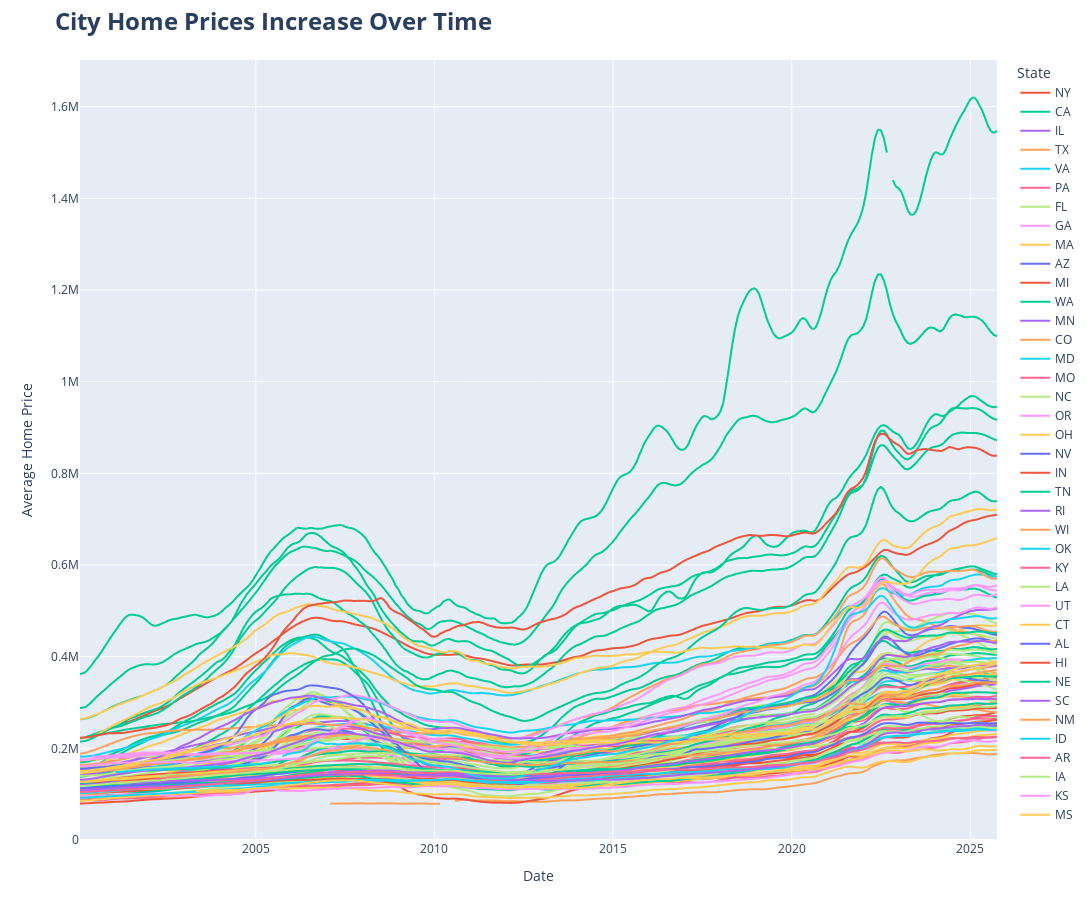

Source (notebook cell):
### Code cell
# https://plotly.com/python/line-charts/

max_y = melted_Homes['Value'].max() * 1.05
min_y = 0

fig = px.line(melted_Homes,
             x = 'Date',
             y = 'Value',
             color = 'StateName', # maybe change this later but cool to group together states
             hover_name = 'RegionName', # change hover to have cooler stuff later
             line_group = 'RegionName',
             # color_discrete_sequence = px.colors.qualitative.Set1,
             labels = {
                 'RegionName':'City',
                 'StateName':'State',
                 'Date':'Date',
                 'Value':'Average Home Price'
             },
             width = 1400,
             height = 920,
             range_y = [min_y, max_y],
             # hover_data = {'Importance':False,
             #              'Value':True,
             #              'Question':False,
             #              'ShortQ':False}
)

fig.update_layout(
    title = {'text':"City Home Prices Increase Over Time", 'xanchor':'left', 'font':{'size':24,'weight':'bold'}} # go back and change title this is just for now
)

fig.write_image("AllStatesTimeSeries.png")

fig.write_html("AllStatesTimeSeries.html")

fig.show()
### INITAL VERSION not great way too many lines and colors, could gray them out but then state information is lost. So IDK what's best to do we'll go with this for now
# because interactive = can CLICK certain states
